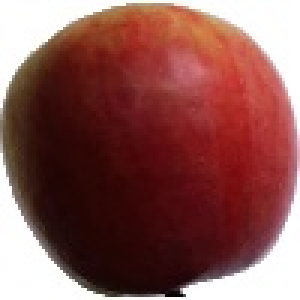
#> input picture fruit_classification/dataset/train/apple/image (1).jpg, 100 x 100 px, found by its file name (shown 3 times larger); its folder holds only this picture in this run
$ python augment.py
#> lines starting #> are read from the running program, lines starting #| are printed output that depends on the picture; after the words box and inside, x2 and y2 are one past the last pixel; in counts of white or black regions, pixels touching at a corner belong together
### fruit_classification/utils.py
import numpy as np
from cv2 import cv2
import random
import os


# [60 lines left out: functions getContour, reorder, wrapImg, not called in this run]


def findDist(pts1, pts2):
    return ((pts2[0] - pts1[0]) ** 2 + (pts2[1] - pts1[1]) ** 2) ** 0.5


def random_shadow(image):
    """
    Generates and adds random shadow
    """

    hsvImg = cv2.cvtColor(image, cv2.COLOR_RGB2HLS)
    hsvImg[..., 2] = hsvImg[..., 2] * random.uniform(0.3, 0.6)
    return cv2.cvtColor(hsvImg, cv2.COLOR_HLS2RGB)


# [21 lines left out: function random_brightness, not called in this run]


# input là img và góc quay 0-360
def rotate_image(image, angle):
    image_center = tuple(np.array(image.shape[1::-1]) / 2)
    rot_mat = cv2.getRotationMatrix2D(image_center, angle, 1.0)
    result = cv2.warpAffine(image, rot_mat, image.shape[1::-1], flags=cv2.INTER_LINEAR)
    return result


# input là img và flip theo kiểu gì tra google
def flip_image(image, code):
    image = cv2.flip(image, code)
    return image


# input là img và alpha và beta muốn biết alpha beta là gì search ..............
def contras_image(image, alpha, beta):
    new_image = np.zeros(image.shape, image.dtype)
    for y in range(image.shape[0]):
        for x in range(image.shape[1]):
            for c in range(image.shape[2]):
                new_image[y, x, c] = np.clip(alpha * image[y, x, c] + beta, 0, 255)

    return new_image


# nếu resize rồi thì không cần resize nữa
# [5 lines left out: function resize_image, not called in this run]

def foo(image):
    blank = np.zeros((100, 100, 3), dtype='uint8',)
    blank[0:100,0:100] = 255, 255, 255
    # I want to put logo on top-left corner, So I create a ROI
    rows, cols, channels = image.shape
    roi = blank[0:rows, 0:cols]

    # Now create a mask of logo and create its inverse mask also
    img2gray = cv2.cvtColor(image, cv2.COLOR_BGR2GRAY)
    ret, mask = cv2.threshold(img2gray, 1, 255, cv2.THRESH_BINARY)
    mask_inv = cv2.bitwise_not(mask)

    # Now black-out the area of logo in ROI
    img1_bg = cv2.bitwise_and(roi, roi, mask=mask_inv)

    # Take only region of logo from logo image.
    img2_fg = cv2.bitwise_and(image, image, mask=mask)

    result_image = cv2.add(img1_bg, img2_fg)
    return result_image

### fruit_classification/augment.py
import utils
import numpy as np
from cv2 import cv2
import random
import os

image_path = "dataset/train"
new_image_path = "dataset/new_train"

image_labels = os.listdir(image_path)
image_labels = ['lime',]
# image_labels.sort()
print(image_labels)

for name in image_labels:
    dir = os.path.join(image_path, name)
    new_dir = os.path.join(new_image_path, name)
    for x in range(1, 11):
        file = dir + "/" + "image (" + str(x) + ").jpg"
        count = 1
        image = cv2.imread(file)
#> image is the input picture: shape (100, 100, 3); mean B, G, R 83.3, 86.7, 138.1
        for i in range(1, 8 + 1):#8
            new_image = utils.foo(utils.rotate_image(image, random.uniform(0, 360)))
            new_file = new_dir + "/" + str(count + 40 * (x - 1)) + ".jpg"
            cv2.imwrite(new_file, new_image)
            print(count + 40 * (x - 1))
            count += 1
#> this loop made 8 passes
#> pass 1, in foo, `img2gray = cv2.cvtColor(image, cv2.COLOR_BGR2GRAY)`:
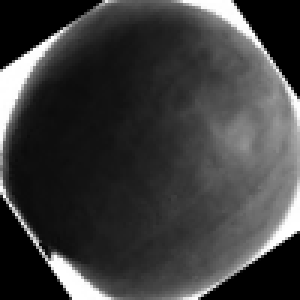
#> img2gray: shape (100, 100) (shown 3 times larger); min 0, max 255, mean 61.1
#> after the loop, count = 9
        for i in range(1, 7 + 1):#7
            new_image = utils.contras_image(image, random.uniform(80, 200) / 100, random.uniform(0, 50) / 10)
            new_file = new_dir + "/" + str(count + 40 * (x - 1)) + ".jpg"
            cv2.imwrite(new_file, new_image)
            print(count + 40 * (x - 1))
            count += 1
#> this loop made 7 passes
#> new_file on passes 1 to 7: 'dataset/new_train/lime/9.jpg', 'dataset/new_train/lime/10.jpg', 'dataset/new_train/lime/11.jpg', 'dataset/new_train/lime/12.jpg', 'dataset/new_train/lime/13.jpg', 'dataset/new_train/lime/14.jpg', 'dataset/new_train/lime/15.jpg'
#| 9
#| 10
#| 11
#| 12
#| 13
#| 14
#| 15
#> pass 1, `new_image = utils.contras_image(image, random.uniform(80, 200) / 100, ..`:
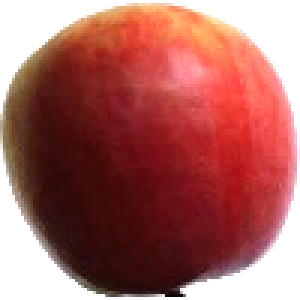
#> new_image: shape (100, 100, 3) (shown 3 times larger); mean B, G, R 96, 100.5, 169
#> after the loop, count = 16
        for i in range(1, 7 + 1):#7
            new_image = utils.random_shadow(image)
            new_file = new_dir + "/" + str(count + 40 * (x - 1)) + ".jpg"
            cv2.imwrite(new_file, new_image)
            print(count + 40 * (x - 1))
            count += 1
#> this loop made 7 passes
#> new_file on passes 1 to 7: 'dataset/new_train/lime/16.jpg', 'dataset/new_train/lime/17.jpg', 'dataset/new_train/lime/18.jpg', 'dataset/new_train/lime/19.jpg', 'dataset/new_train/lime/20.jpg', 'dataset/new_train/lime/21.jpg', 'dataset/new_train/lime/22.jpg'
#| 16
#| 17
#| 18
#| 19
#| 20
#| 21
#| 22
#> pass 1, `new_image = utils.random_shadow(image)`:
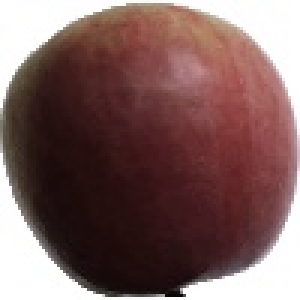
#> new_image: shape (100, 100, 3) (shown 3 times larger); mean B, G, R 95, 96.9, 126
#> after the loop, count = 23
        for i in range(-1, 2):#3
            new_image = utils.flip_image(image, i)
            new_file = new_dir + "/" + str(count + 40 * (x - 1)) + ".jpg"
            cv2.imwrite(new_file, new_image)
            print(count + 40 * (x - 1))
            count += 1
#> this loop made 3 passes
#> new_file on passes 1 to 3: 'dataset/new_train/lime/23.jpg', 'dataset/new_train/lime/24.jpg', 'dataset/new_train/lime/25.jpg'
#| 23
#| 24
#| 25
#> pass 1, in flip_image, `image = cv2.flip(image, code)`:
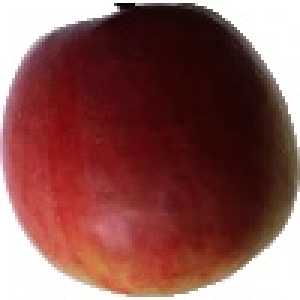
#> image: shape (100, 100, 3) (shown 3 times larger); mean of channels 0, 1, 2 83.3, 86.7, 138.1; drawn as B, G, R
#> after the loop, count = 26
        for i in range(1, 8 + 1):#8
            _image = utils.foo(utils.rotate_image(image, random.uniform(0, 360)))
            new_image = utils.contras_image(_image, random.uniform(80, 200) / 100, random.uniform(0, 50) / 10)
            new_file = new_dir + "/" + str(count + 40 * (x - 1)) + ".jpg"
            cv2.imwrite(new_file, new_image)
            print(count + 40 * (x - 1))
            count += 1
#> this loop made 8 passes
#> (rot_mat in rotate_image, new_file) on passes 1 to 8: ([[0.978, -0.208, 11.51], [0.208, 0.978, -9.32]], 'dataset/new_train/lime/26.jpg'), ([[-0.0659, 0.998, 3.4], [-0.998, -0.0659, 103.2]], 'dataset/new_train/lime/27.jpg'), ([[0.996, 0.0881, -4.21], [-0.0881, 0.996, 4.6]], 'dataset/new_train/lime/28.jpg'), ([[0.453, -0.891, 71.92], [0.891, 0.453, -17.23]], 'dataset/new_train/lime/29.jpg'), ([[-0.999, 0.0403, 97.94], [-0.0403, -0.999, 102]], 'dataset/new_train/lime/30.jpg'), ([[-0.455, 0.89, 28.24], [-0.89, -0.455, 117.3]], 'dataset/new_train/lime/31.jpg'), ([[-0.911, -0.412, 116.1], [0.412, -0.911, 74.99]], 'dataset/new_train/lime/32.jpg'), ([[0.328, -0.945, 80.84], [0.945, 0.328, -13.63]], 'dataset/new_train/lime/33.jpg')
#| 26
#| 27
#| 28
#| 29
#| 30
#| 31
#| 32
#| 33
#> pass 1, in foo (call 9), `ret, mask = cv2.threshold(img2gray, 1, 255, cv2.THRESH_BINARY)`:
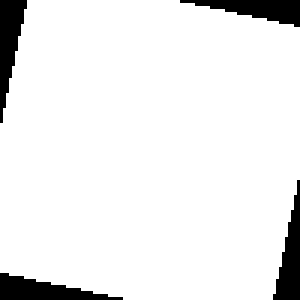
#> mask: shape (100, 100) (shown 3 times larger); 92.3% white; 4 black regions, box (x1, y1, x2, y2) and area: (0, 91, 41, 100) 197, (0, 0, 9, 41) 196, (91, 60, 100, 100) 188, (60, 0, 100, 9) 187
#> after the loop, count = 34
        for i in range(1, 7 + 1): #7
            _image = utils.foo(utils.rotate_image(image, random.uniform(0, 360)))
            new_image = utils.random_shadow(_image)
            new_file = new_dir + "/" + str(count + 40 * (x - 1)) + ".jpg"
            cv2.imwrite(new_file, new_image)
            print(count + 40 * (x - 1))
            count += 1
#> this loop made 7 passes
#> (rot_mat in rotate_image, new_file) on passes 1 to 7: ([[-0.426, 0.905, 26.07], [-0.905, -0.426, 116.5]], 'dataset/new_train/lime/34.jpg'), ([[0.912, -0.41, 24.87], [0.41, 0.912, -16.09]], 'dataset/new_train/lime/35.jpg'), ([[-0.949, -0.317, 113.3], [0.317, -0.949, 81.6]], 'dataset/new_train/lime/36.jpg'), ([[-0.956, -0.294, 112.5], [0.294, -0.956, 83.11]], 'dataset/new_train/lime/37.jpg'), ([[-0.968, -0.25, 110.9], [0.25, -0.968, 85.89]], 'dataset/new_train/lime/38.jpg'), ([[-0.797, -0.604, 120], [0.604, -0.797, 59.66]], 'dataset/new_train/lime/39.jpg'), ([[-0.941, 0.339, 80.1], [-0.339, -0.941, 114]], 'dataset/new_train/lime/40.jpg')
#| 34
#| 35
#| 36
#| 37
#| 38
#| 39
#| 40
#> pass 1, in foo (call 17), `img2gray = cv2.cvtColor(image, cv2.COLOR_BGR2GRAY)`:
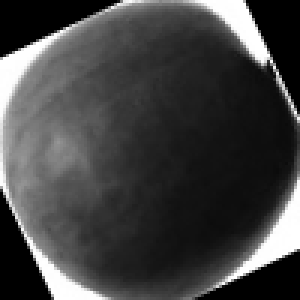
#> img2gray: shape (100, 100) (shown 3 times larger); min 0, max 255, mean 66.5
#> pass 1, in foo (call 17), `ret, mask = cv2.threshold(img2gray, 1, 255, cv2.THRESH_BINARY)`:
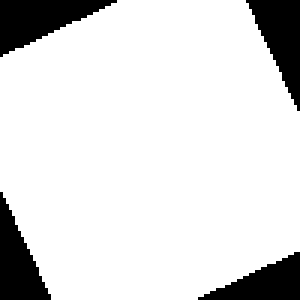
#> mask: shape (100, 100) (shown 3 times larger); 86.6% white; 4 black regions, box (x1, y1, x2, y2) and area: (0, 0, 39, 19) 384, (82, 0, 100, 37) 345, (0, 64, 17, 100) 324, (66, 84, 100, 100) 288
#> after the loop, count = 41
#> (the run stopped early here; a loop or call above may not have finished)

$ run again, on fruit_classification/dataset/train/avocado/image (1).jpg
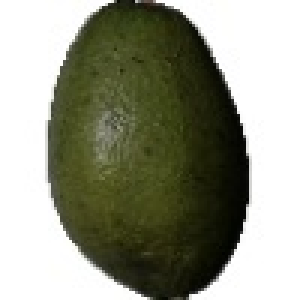
#> input picture fruit_classification/dataset/train/avocado/image (1).jpg, 100 x 100 px, found by its file name (shown 3 times larger)
#> image is the input picture: shape (100, 100, 3); mean B, G, R 134, 150.4, 148.5
#> after the loop `for i in range(1, 8 + 1):#8`: count = 9
#> the loop `for i in range(1, 7 + 1):#7` made 7 passes
#> new_file on passes 1 to 7: 'dataset/new_train/lime/9.jpg', 'dataset/new_train/lime/10.jpg', 'dataset/new_train/lime/11.jpg', 'dataset/new_train/lime/12.jpg', 'dataset/new_train/lime/13.jpg', 'dataset/new_train/lime/14.jpg', 'dataset/new_train/lime/15.jpg'
#> (printed output is left out)
#> after the loop `for i in range(1, 7 + 1):#7`: count = 16
#> the loop `for i in range(1, 7 + 1):#7` made 7 passes
#> new_file on passes 1 to 7: 'dataset/new_train/lime/16.jpg', 'dataset/new_train/lime/17.jpg', 'dataset/new_train/lime/18.jpg', 'dataset/new_train/lime/19.jpg', 'dataset/new_train/lime/20.jpg', 'dataset/new_train/lime/21.jpg', 'dataset/new_train/lime/22.jpg'
#> (printed output is left out)
#> after the loop `for i in range(1, 7 + 1):#7`: count = 23
#> the loop `for i in range(-1, 2):#3` made 3 passes
#> new_file on passes 1 to 3: 'dataset/new_train/lime/23.jpg', 'dataset/new_train/lime/24.jpg', 'dataset/new_train/lime/25.jpg'
#> (printed output is left out)
#> pass 1, in flip_image, `image = cv2.flip(image, code)`:
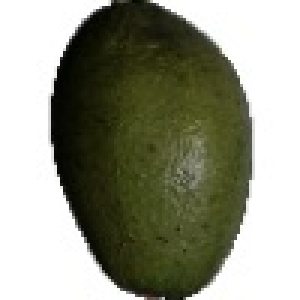
#> image: shape (100, 100, 3) (shown 3 times larger); mean of channels 0, 1, 2 134, 150.4, 148.5; drawn as B, G, R
#> after the loop `for i in range(-1, 2):#3`: count = 26
#> the loop `for i in range(1, 8 + 1):#8` made 8 passes
#> (rot_mat in rotate_image, new_file) on passes 1 to 5: ([[0.978, -0.208, 11.51], [0.208, 0.978, -9.32]], 'dataset/new_train/lime/26.jpg'), ([[-0.0659, 0.998, 3.4], [-0.998, -0.0659, 103.2]], 'dataset/new_train/lime/27.jpg'), ([[0.996, 0.0881, -4.21], [-0.0881, 0.996, 4.6]], 'dataset/new_train/lime/28.jpg'), ([[0.453, -0.891, 71.92], [0.891, 0.453, -17.23]], 'dataset/new_train/lime/29.jpg'), ([[-0.999, 0.0403, 97.94], [-0.0403, -0.999, 102]], 'dataset/new_train/lime/30.jpg')
#> (printed output is left out)
#> after the loop `for i in range(1, 8 + 1):#8`: count = 34
#> the loop `for i in range(1, 7 + 1):` made 7 passes
#> new_file on passes 1 to 5: 'dataset/new_train/lime/34.jpg', 'dataset/new_train/lime/35.jpg', 'dataset/new_train/lime/36.jpg', 'dataset/new_train/lime/37.jpg', 'dataset/new_train/lime/38.jpg'
#> (printed output is left out)
#> pass 1, in foo (call 17), `img2gray = cv2.cvtColor(image, cv2.COLOR_BGR2GRAY)`:
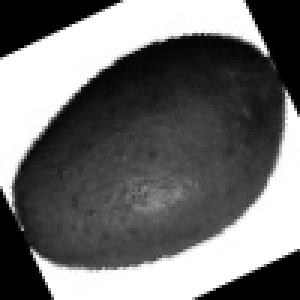
#> img2gray: shape (100, 100) (shown 3 times larger); min 0, max 255, mean 111.7
#> after the loop `for i in range(1, 7 + 1):`: count = 41
